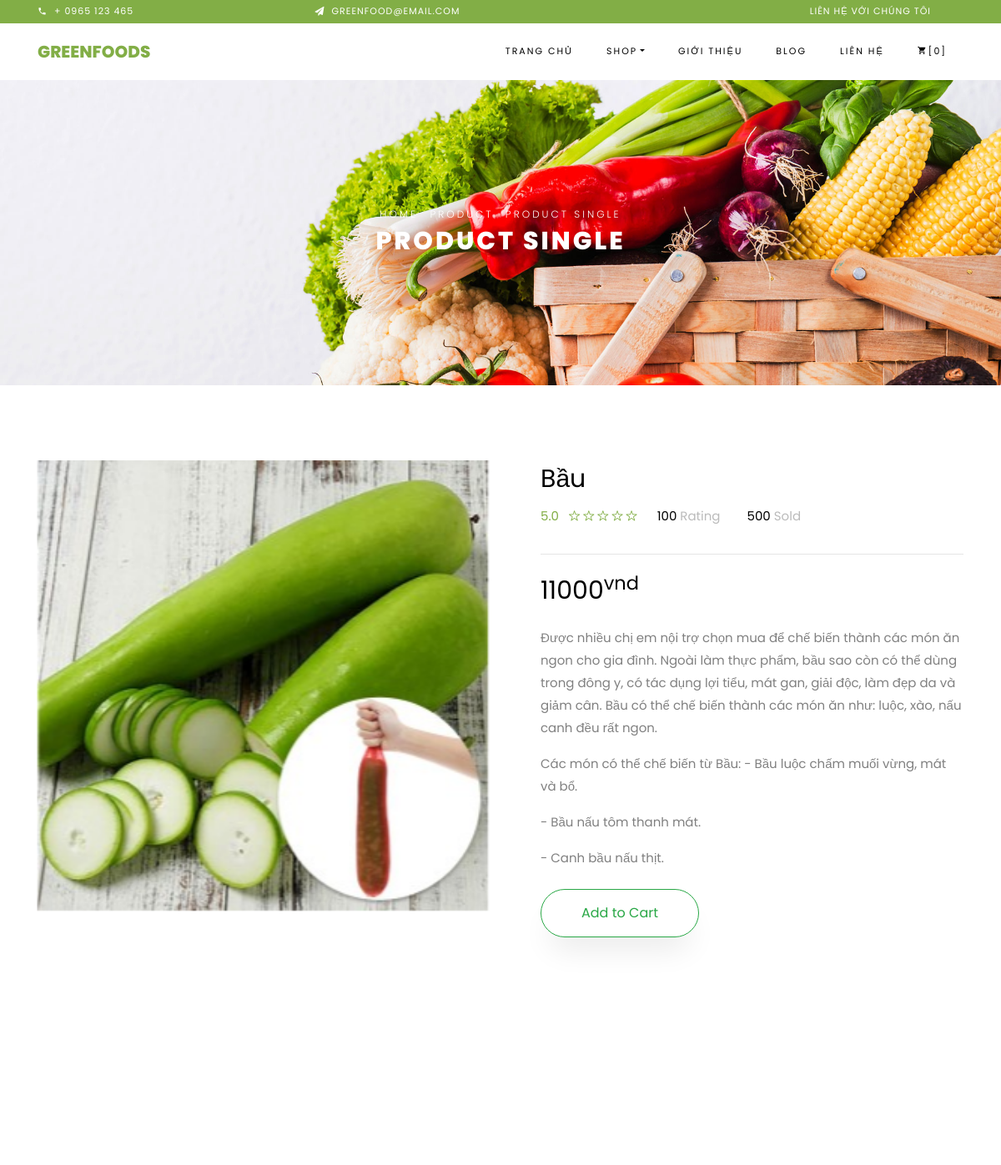
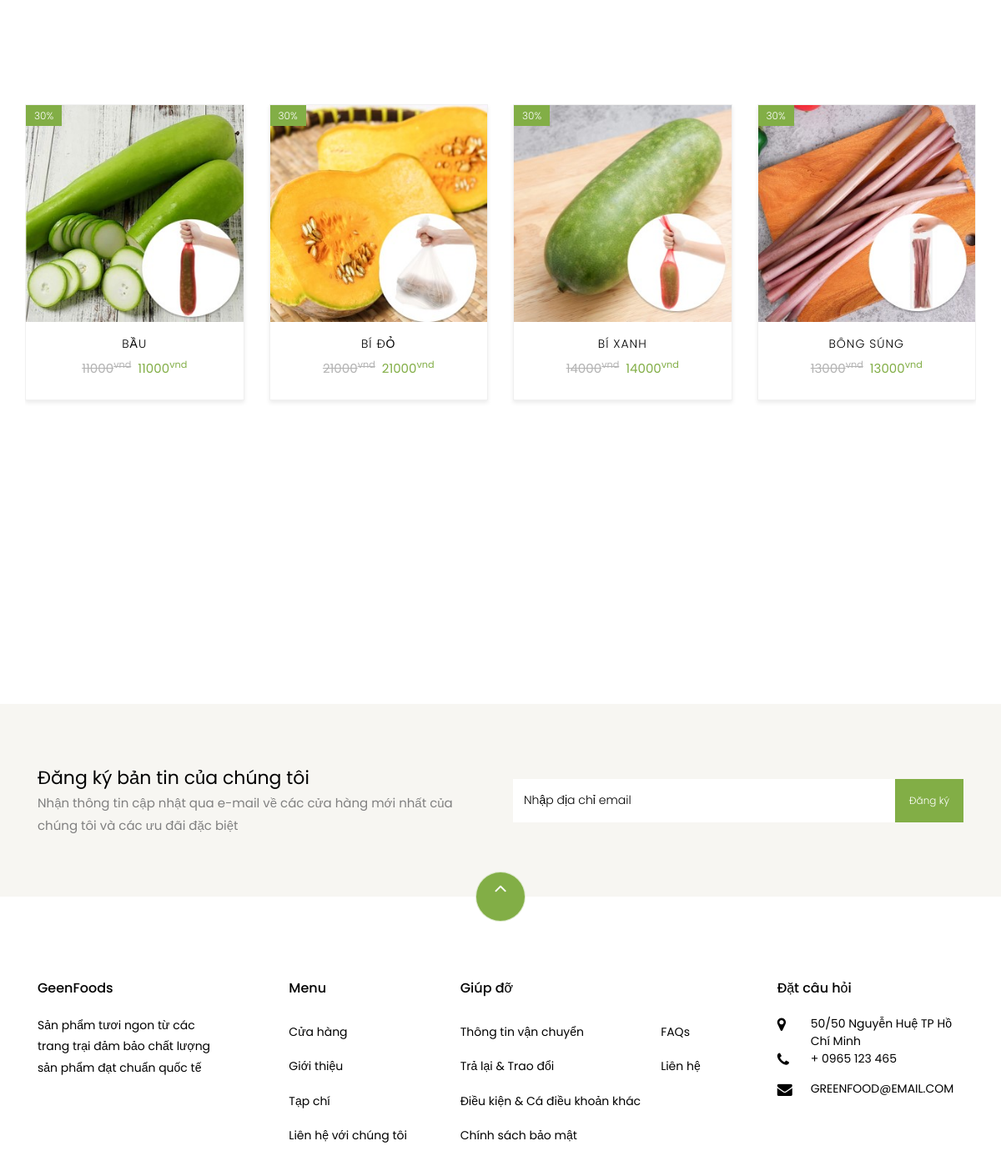
Page /product/detail/4 on the committed database (2 pictures, top to bottom).
### tables this page shows
CREATE TABLE `food` (
  `id` int(11) NOT NULL,
  `foodName` text NOT NULL,
  `categoryId` int(11) NOT NULL,
  `price` double NOT NULL,
  `foodDescription` text NOT NULL,
  `foodImage` text NOT NULL,
  `createDate` timestamp NOT NULL DEFAULT current_timestamp(),
  `updateDate` timestamp NOT NULL DEFAULT current_timestamp()
);

### mvc/core/Controller.php (called while the page is built, shortened)
<?php
class Controller
{
    public function view($view, $data = [])
    {
        require_once "./mvc/views/" . $view . ".php";
    }
}

### mvc/controllers/Product.php (called while the page is built, shortened)
<?php
class Product extends Controller
{
    function Detail($id)
    {
        $db = new Database();
        $food = new Food($db);
        $f = $food->getFoodById($id);
        $relatedFoods = $food->getFoodListByCategoryId($f['categoryId']);
        $this->view("layoutRoot", [
            "Page" => "detail",
            "Food" => $f,
            "RelatedFoods" => $relatedFoods
        ]);
    }
}

### mvc/core/App.php (called while the page is built, shortened)
<?php
class App
{
    protected $action = "Index";
    function __construct()
    {
        $arr = $this->UrlProcess();
        if (isset($arr[0]) && $arr[0] != "" && file_exists("./mvc/controllers/" . $arr[0] . ".php")) {
            unset($arr[0]);
        }
        $this->controller = new $this->controller;
        if (isset($arr[1])) {
            if (method_exists($this->controller, $arr[1])) {
                $this->action = $arr[1];
            }
            unset($arr[1]);
        }
        $this->params = $arr ? array_values($arr) : [];
        call_user_func_array([$this->controller, $this->action], $this->params);
    }
    function UrlProcess()
    {
        if (isset($_GET["url"])) {
            return explode("/", filter_var(trim($_GET["url"], "/")));
        }
    }
}

### index.php (called while the page is built, shortened)
<?php
$myApp = new App();

### mvc/config/dbhelper.php (called while the page is built, shortened)
<?php
function executeResult($sql, $isSingleRecord = false)
{
	$conn = mysqli_connect(HOST, USERNAME, PASSWORD, DATABASE);
	mysqli_set_charset($conn, 'utf8');
	$resultset = mysqli_query($conn, $sql);
	if ($isSingleRecord) {
		$data = mysqli_fetch_array($resultset, 1);
	} else {
		$data = [];
		while (($row = mysqli_fetch_array($resultset, 1)) != null) {
			$data[] = $row;
		}
	}
	return $data;
}

### mvc/models/Food.php (called while the page is built, shortened)
<?php
require_once "./mvc/config/dbhelper.php";
class Food
{
    public function getFoodById($id)
    {
        $query = "SELECT * FROM food WHERE id = " . $id;
        return executeResult($query, true);
    }
    public function getFoodListByCategoryId($categoryId, $isArrayMultiple = false)
    {
        $query = "SELECT * FROM food WHERE categoryId = " . $categoryId . " ORDER BY categoryId DESC LIMIT 7";
        return executeResult($query);
    }
}

### mvc/views/components/user/related-item.php (the view, shortened to what this page needs)
<?php
echo "<div class='ftco-animate' style='box-shadow: 0 3px 5px 0 rgba(0,0,0,0.08);
transition: box-shadow 0.3s ease-in-out;'>";
echo "<div class='product'>";
echo "<a href='" . $base_url . "product/detail/" . $item['id'] . "' class='img-prod'><img class='img-fluid' accept='image/*' src='" . $base_url . $assets_url . "images/food/" . $item['foodImage'] . "' alt='Colorlib Template'>";
echo "<span class='status'>30%</span>";
echo "</a>";
echo "<div class='text py-3 pb-4 px-3 text-center'>";
echo "<h3><a href='" . $base_url . "product/detail/" . $item['id'] . "'>" . $item['foodName'] . "</a></h3>";
echo "<div class='d-flex'>";
echo "<div class='pricing'>";
echo "<p class='price'><span class='mr-2 price-dc'>" . $item['price'] . "<sup>vnd</sup></span><span class='price-sale'>" . $item['price'] . "<sup>vnd</sup></span></p>";
echo "</div>";
echo "</div>";
echo "</div>";
echo "</div>";
echo "</div>";

### mvc/views/pages/user/detail.php (shortened to what this page needs)
<div class="hero-wrap hero-bread" style="background-image: url('<?php echo $base_url . $assets_url ?>images/bg_1.jpg');">
    <div class="container">
        <div class="row no-gutters slider-text align-items-center justify-content-center">
            <div class="col-md-9 ftco-animate text-center">
                <p class="breadcrumbs"><span class="mr-2"><a href="">Home</a></span> <span class="mr-2"><a href="">Product</a></span> <span>Product Single</span></p>
                <h1 class="mb-0 bread">Product Single</h1>
            </div>
        </div>
    </div>
</div>
<section class="ftco-section">
    <div class="container">
        <div class="row">
            <div class="col-lg-6 mb-5 ftco-animate">
                <a href="" class="image-popup"><img width="100%" height="auto" src="<?php echo $base_url . $assets_url . 'images/food/' . $data['Food']['foodImage'] ?>" class="img-fluid" alt="<?php echo $data['Food']['foodName'] ?>"></a>
            </div>
            <div class="col-lg-6 product-details pl-md-5 ftco-animate">
                <h3><?php echo $data['Food']['foodName'] ?></h3>
                <div class="rating d-flex">
                    <p class="text-left mr-4">
                        <a href="#" class="mr-2">5.0</a>
                        <a href="#"><span class="ion-ios-star-outline"></span></a>
                        <a href="#"><span class="ion-ios-star-outline"></span></a>
                        <a href="#"><span class="ion-ios-star-outline"></span></a>
                        <a href="#"><span class="ion-ios-star-outline"></span></a>
                        <a href="#"><span class="ion-ios-star-outline"></span></a>
                    </p>
                    <p class="text-left mr-4">
                        <a href="#" class="mr-2" style="color: #000;">100 <span style="color: #bbb;">Rating</span></a>
                    </p>
                    <p class="text-left">
                        <a href="#" class="mr-2" style="color: #000;">500 <span style="color: #bbb;">Sold</span></a>
                    </p>
                </div>
                <hr />
                <p class="price"><span><?php echo $data['Food']['price'] ?><sup>vnd</sup></span></p>
                <p><?php echo $data['Food']['foodDescription'] ?></p>
                <?php $object = json_encode($data['Food']);
                echo "<p><a href='javascript:void(0)' onclick='addToCart(" . $object . ")' class='btn btn-outline-success py-3 px-5'>Add to Cart</a></p>"
                ?>
            </div>
        </div>
    </div>
</section>
<?php require_once "./mvc/views/components/user/related-products.php" ?>

### mvc/views/components/user/related-products.php (shortened to what this page needs)
<section class="ftco-section">
    <div class="container">
        <div class="row justify-content-center mb-3 pb-3">
        </div>
    </div>
    <div class="container">
        <div class="row">
            <div class="owl-carousel">
                <?php
                foreach ($_SESSION['RelatedFoods'] as $key => $item) {
                    require "./mvc/views/components/user/related-item.php";
                }
                ?>
            </div>
        </div>
    </div>
</section>

### rows in the picture
food: foodImage (picture), foodName "Bầu", price "11000", foodDescription "Được nhiều chị em nội trợ chọn mua để chế biến thành các món ăn ngon cho gia đình. Ngoài làm thực phẩm, bầu sao còn có thể dùng trong đông y, có tác dụng lợi tiểu, mát gan, giải độc, làm đẹp da và giảm cân. Bầu có thể chế biến thành các món ăn như: luộc, xào, nấu canh đều rất ngon. Các món có thể chế biến từ Bầu: - Bầu luộc chấm muối vừng, mát và bổ. - Bầu nấu tôm thanh mát. - Canh bầu nấu thịt.", foodName "BẦU"
food: foodImage (picture), foodName "BÍ ĐỎ"
food: foodImage (picture), foodName "BÍ XANH"
food: foodImage (picture), foodName "BÔNG SÚNG"
